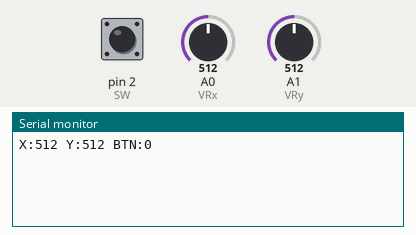
Simulated run of this sketch. Board: Arduino Uno, built with avr-gcc and run on an emulated ATmega328P. Shown: the last lines printed to the serial monitor. The test bench sets the inputs (shaded band); at power-on: pin 2 (SW) HIGH, A0 (VRx) = 512, A1 (VRy) = 512.

Above: at 1.2 s.
1.3 s: pin 2 (SW) pulled LOW for 0.25 s
At 1.57 s:
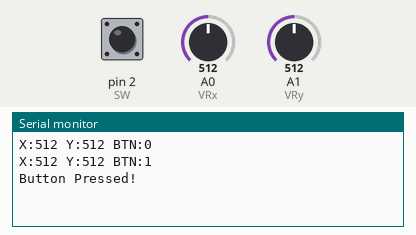
3.0 s: A0 (VRx) set to 716
At 3.5 s:
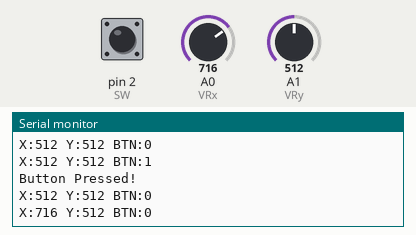
4.5 s: A1 (VRy) set to 716
At 5.7 s:
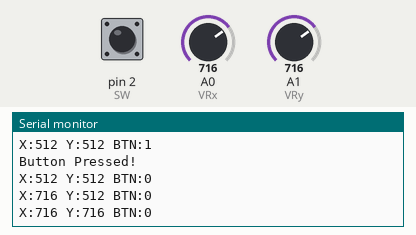
6.0 s: pin 2 (SW) pulled LOW for 1 s
At 8.0 s:
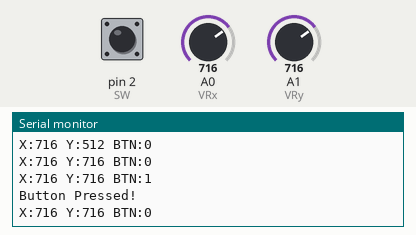
8.5 s: A0 (VRx) set to 900
At 9.2 s:
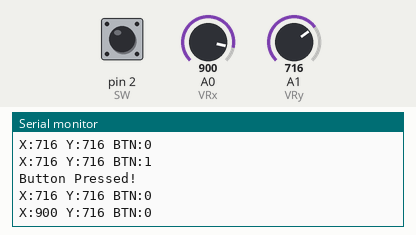
10.0 s: A1 (VRy) set to 900
At 10.4 s:
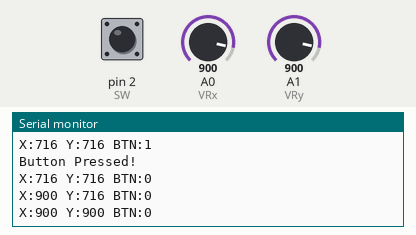
Timing chart, 0 to 12.5 s (numbered marks = the images above; inputs shaded):
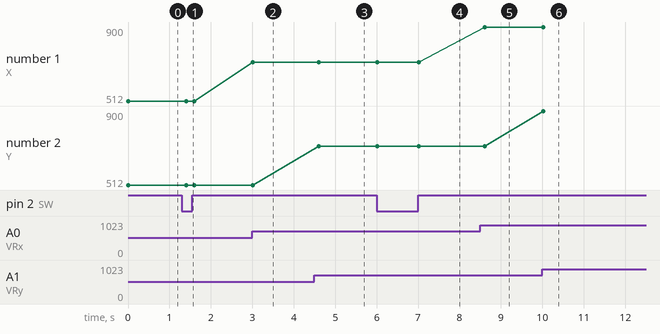

Measured:
- after the input at 1.3 s, the serial monitor: prints a new line after 0.10 s (image 1)
- after the input at 3.0 s, the serial monitor: prints a new line at once (image 2)
- after the input at 4.5 s, the serial monitor: prints a new line after 0.11 s (image 3)
- after the input at 6.0 s, the serial monitor: prints a new line at once (image 4)
- after the input at 8.5 s, the serial monitor: prints a new line after 0.11 s (image 5)
- after the input at 10.0 s, the serial monitor: prints a new line at once (image 6)
- plotted number 1: 512 → 716 after the input at 3.0 s, 716 → 900 after the input at 8.5 s

The sketch:

joystick.ino
```cpp
const int VRx = A0;
const int VRy = A1;
const int SW = 2;

const int threshold = 20; // joystick's sensitivity
int prevX = 0;
int prevY = 0;
int prevBtn = 0;

void setup() {
  pinMode(SW, INPUT_PULLUP);
  Serial.begin(9600);
}

void loop() {
  int x = analogRead(VRx);
  int y = analogRead(VRy);
  int btn = digitalRead(SW) == LOW ? 1 : 0;

  if (abs(x - prevX) > threshold || abs(y - prevY) > threshold || btn != prevBtn) {
    Serial.print("X:");
    Serial.print(x);
    Serial.print(" Y:");
    Serial.print(y);
    Serial.print(" BTN:");
    Serial.println(btn);

    if (btn == 1 && prevBtn == 0) {
      Serial.println("Button Pressed!");
    }

    prevX = x;
    prevY = y;
    prevBtn = btn;
  }

  delay(200); // decrease for faster response
}
```
